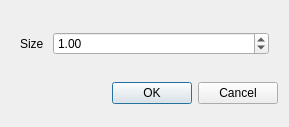
<?xml version="1.0" encoding="UTF-8"?>
<ui version="4.0">
 <class>CubeDialog</class>
 <widget class="QDialog" name="CubeDialog">
  <property name="geometry">
   <rect>
    <x>0</x>
    <y>0</y>
    <width>289</width>
    <height>127</height>
   </rect>
  </property>
  <property name="sizePolicy">
   <sizepolicy hsizetype="Maximum" vsizetype="Minimum">
    <horstretch>0</horstretch>
    <verstretch>0</verstretch>
   </sizepolicy>
  </property>
  <property name="windowTitle">
   <string>Dialog</string>
  </property>
  <layout class="QVBoxLayout" name="verticalLayout">
   <item>
    <widget class="QWidget" name="widget" native="true">
     <property name="sizePolicy">
      <sizepolicy hsizetype="Preferred" vsizetype="Maximum">
       <horstretch>0</horstretch>
       <verstretch>0</verstretch>
      </sizepolicy>
     </property>
     <layout class="QFormLayout" name="formLayout">
      <item row="0" column="1">
       <widget class="QDoubleSpinBox" name="sizeSpinBox">
        <property name="sizePolicy">
         <sizepolicy hsizetype="Preferred" vsizetype="Fixed">
          <horstretch>0</horstretch>
          <verstretch>0</verstretch>
         </sizepolicy>
        </property>
        <property name="showGroupSeparator" stdset="0">
         <bool>false</bool>
        </property>
        <property name="minimum">
         <double>0.010000000000000</double>
        </property>
        <property name="maximum">
         <double>100.000000000000000</double>
        </property>
        <property name="value">
         <double>1.000000000000000</double>
        </property>
       </widget>
      </item>
      <item row="0" column="0">
       <widget class="QLabel" name="sizeLabel">
        <property name="text">
         <string>Size </string>
        </property>
       </widget>
      </item>
     </layout>
    </widget>
   </item>
   <item>
    <widget class="QDialogButtonBox" name="buttonBox">
     <property name="sizePolicy">
      <sizepolicy hsizetype="MinimumExpanding" vsizetype="Fixed">
       <horstretch>0</horstretch>
       <verstretch>0</verstretch>
      </sizepolicy>
     </property>
     <property name="orientation">
      <enum>Qt::Horizontal</enum>
     </property>
     <property name="standardButtons">
      <set>QDialogButtonBox::Cancel|QDialogButtonBox::Ok</set>
     </property>
     <property name="centerButtons">
      <bool>false</bool>
     </property>
    </widget>
   </item>
  </layout>
 </widget>
 <resources/>
 <connections>
  <connection>
   <sender>buttonBox</sender>
   <signal>accepted()</signal>
   <receiver>CubeDialog</receiver>
   <slot>accept()</slot>
   <hints>
    <hint type="sourcelabel">
     <x>248</x>
     <y>254</y>
    </hint>
    <hint type="destinationlabel">
     <x>157</x>
     <y>274</y>
    </hint>
   </hints>
  </connection>
  <connection>
   <sender>buttonBox</sender>
   <signal>rejected()</signal>
   <receiver>CubeDialog</receiver>
   <slot>reject()</slot>
   <hints>
    <hint type="sourcelabel">
     <x>316</x>
     <y>260</y>
    </hint>
    <hint type="destinationlabel">
     <x>286</x>
     <y>274</y>
    </hint>
   </hints>
  </connection>
 </connections>
</ui>
